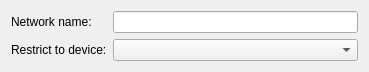
<?xml version="1.0" encoding="UTF-8"?>
<ui version="4.0">
 <author>Lukáš Tinkl &lt;ltinkl@redhat.com&gt;</author>
 <class>WimaxWidget</class>
 <widget class="QWidget" name="WimaxWidget">
  <property name="geometry">
   <rect>
    <x>0</x>
    <y>0</y>
    <width>369</width>
    <height>70</height>
   </rect>
  </property>
  <layout class="QFormLayout" name="formLayout">
   <item row="0" column="0">
    <widget class="QLabel" name="label">
     <property name="text">
      <string>Network name:</string>
     </property>
     <property name="buddy">
      <cstring>networkName</cstring>
     </property>
    </widget>
   </item>
   <item row="0" column="1">
    <widget class="KLineEdit" name="networkName"/>
   </item>
   <item row="1" column="0">
    <widget class="QLabel" name="label_2">
     <property name="text">
      <string>Restrict to device:</string>
     </property>
     <property name="buddy">
      <cstring>macAddress</cstring>
     </property>
    </widget>
   </item>
   <item row="1" column="1">
    <widget class="HwAddrComboBox" name="macAddress">
     <property name="sizePolicy">
      <sizepolicy hsizetype="MinimumExpanding" vsizetype="Fixed">
       <horstretch>0</horstretch>
       <verstretch>0</verstretch>
      </sizepolicy>
     </property>
    </widget>
   </item>
  </layout>
 </widget>
 <customwidgets>
  <customwidget>
   <class>KLineEdit</class>
   <extends>QLineEdit</extends>
   <header>klineedit.h</header>
  </customwidget>
  <customwidget>
   <class>HwAddrComboBox</class>
   <extends>QComboBox</extends>
   <header>hwaddrcombobox.h</header>
  </customwidget>
 </customwidgets>
 <tabstops>
  <tabstop>networkName</tabstop>
  <tabstop>macAddress</tabstop>
 </tabstops>
 <resources/>
 <connections/>
</ui>
